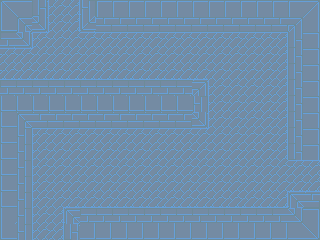

This game map was drawn from its Tiled (.tmx) file and the tilesets committed beside it. A one-line description and the full map source follow:
An orthogonal 20x15 tile map with 16x16 px tiles, 1 tile layer (background), 3 tilesets and 8 objects.

<map version="1.0" orientation="orthogonal" renderorder="right-down" width="20" height="15" tilewidth="16" tileheight="16" nextobjectid="28">
 <tileset firstgid="1" name="tileset_1" tilewidth="16" tileheight="16" tilecount="49" columns="7">
  <image source="tileset_3.png" width="112" height="112" />
 </tileset>
 <tileset firstgid="50" name="player" tilewidth="32" tileheight="32" tilecount="1" columns="1">
  <image source="../../img/player_stand.png" width="32" height="36" />
 </tileset>
 <tileset firstgid="51" name="scarab" tilewidth="64" tileheight="32" tilecount="1" columns="1">
  <image source="../../img/scarab.png" width="64" height="32" />
 </tileset>
 <layer name="background" width="20" height="15">
  <data encoding="csv">
1,2,27,24,26,23,3,3,3,3,3,3,3,3,3,3,4,5,6,7,
8,9,41,24,26,37,10,10,10,10,10,10,10,10,10,10,11,12,13,14,
39,41,17,25,25,18,18,18,18,18,18,18,18,18,18,18,18,19,20,21,
18,18,25,25,25,25,25,25,25,25,25,25,25,25,25,25,25,26,20,21,
32,32,32,32,32,32,32,32,32,32,32,32,32,25,25,25,25,26,20,21,
39,39,39,39,39,39,39,39,39,39,39,39,13,24,25,25,25,26,20,21,
22,22,22,22,22,22,22,22,22,22,22,22,23,24,25,25,25,26,20,21,
29,9,11,11,11,11,11,11,11,11,11,11,41,24,25,25,25,26,20,21,
29,30,17,18,18,18,18,18,18,18,18,18,18,25,25,25,25,26,20,21,
29,30,24,25,25,25,25,25,25,25,25,25,25,25,25,25,25,26,20,21,
29,30,24,25,25,25,25,25,25,25,25,25,25,25,25,25,25,25,18,18,
29,30,24,25,25,25,25,25,25,25,25,25,25,25,25,25,25,25,32,32,
29,30,24,25,32,32,32,32,32,32,32,32,32,32,32,32,32,33,9,11,
36,23,24,26,9,39,40,40,40,40,40,40,40,40,39,39,39,39,41,42,
29,23,24,26,27,46,47,47,47,47,47,47,47,47,46,46,46,46,48,49
</data>
 </layer>
 <objectgroup name="enemies" />
 <objectgroup name="solids">
  <object id="14" x="0" y="0" width="32" height="48" />
  <object id="15" x="32" y="0" width="16" height="32" />
  <object id="16" x="80" y="0" width="240" height="32" />
  <object id="17" x="288" y="32" width="32" height="128" />
  <object id="23" x="0" y="80" width="208" height="48" />
  <object id="24" x="0" y="128" width="32" height="112" />
  <object id="25" x="64" y="208" width="256" height="32" />
  <object id="26" x="288" y="192" width="32" height="16" />
 </objectgroup>
 <objectgroup name="player" />
</map>
